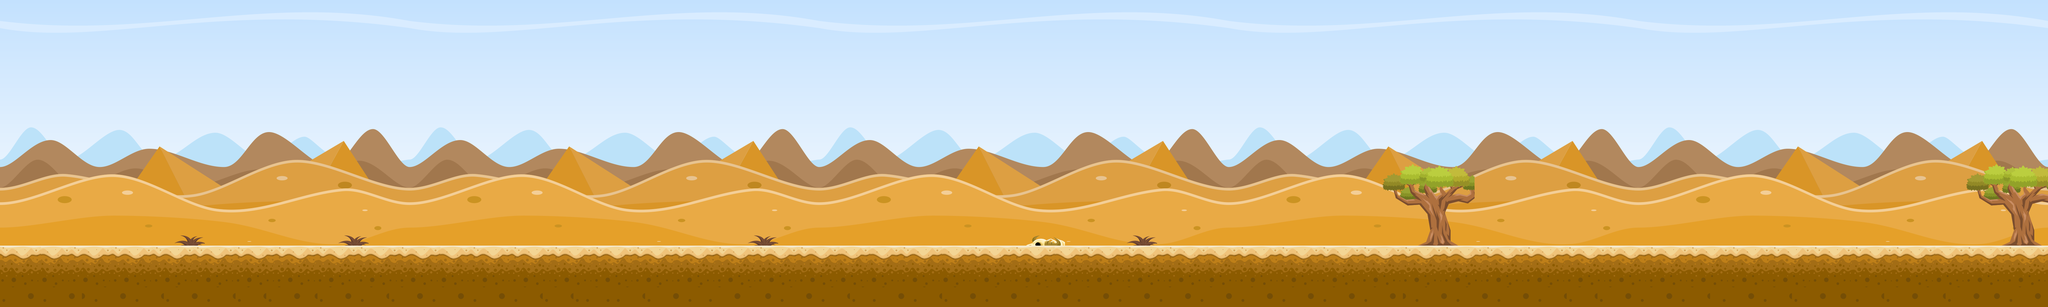

Rendered tile map (Tiled .tmx) drawn with the repository's tilesets; below, a short description and the map source with its tile grids summarised:
An orthogonal 200x30 tile map with 32x32 px tiles, 3 tile layers (bg, floor, deco), 6 tilesets.

<map version="1.2" tiledversion="1.3.1" orientation="orthogonal" renderorder="right-down" compressionlevel="0" width="200" height="30" tilewidth="32" tileheight="32" infinite="0" nextlayerid="5" nextobjectid="1">
 <tileset firstgid="1" name="BG" tilewidth="32" tileheight="32" tilecount="1200" columns="40">
  <image source="BG.png" width="1280" height="960" />
 </tileset>
 <tileset firstgid="1201" name="2" tilewidth="32" tileheight="32" tilecount="16" columns="4">
  <image source="2.png" width="128" height="128" />
 </tileset>
 <tileset firstgid="1217" name="5" tilewidth="32" tileheight="32" tilecount="16" columns="4">
  <image source="5.png" width="128" height="128" />
 </tileset>
 <tileset firstgid="1233" name="Grass (1)" tilewidth="32" tileheight="32" tilecount="3" columns="3">
  <image source="Grass (1).png" width="102" height="50" />
 </tileset>
 <tileset firstgid="1236" name="Skeleton" tilewidth="32" tileheight="32" tilecount="4" columns="4">
  <image source="Skeleton.png" width="150" height="51" />
 </tileset>
 <tileset firstgid="1240" name="Tree" tilewidth="32" tileheight="32" tilecount="72" columns="9">
  <image source="Tree.png" width="313" height="260" />
 </tileset>
 <layer id="1" name="bg" width="200" height="30">
  <data>[6000 cells, 6000 non-empty, 1000 distinct tile ids]</data>
 </layer>
 <layer id="3" name="floor" width="200" height="30">
  <data>[6000 cells, 1352 non-empty, 104 distinct tile ids]</data>
 </layer>
 <layer id="4" name="deco" width="200" height="30">
  <data>[6000 cells, 0 non-empty, 0 distinct tile ids]</data>
 </layer>
</map>
